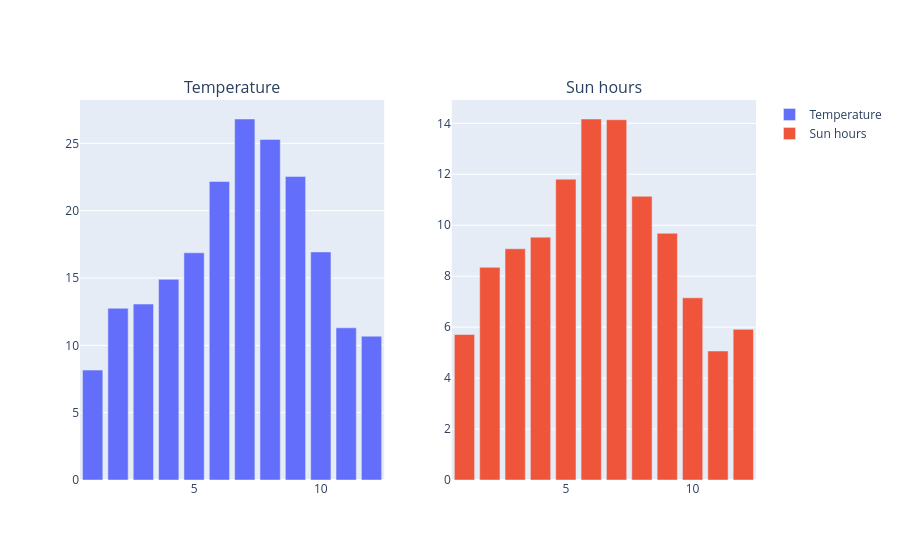

Notebook source saved alongside this figure:
### Code cell
# Your code here
import plotly.graph_objects as go
from plotly.subplots import make_subplots


fig = make_subplots(rows=1,cols=2, subplot_titles=("Temperature", "Sun hours"))

# TEMPERATURE bar chart
fig.add_trace(go.Bar(x=table["MONTH"], y=table["MAX_TEMPERATURE_C"],name="Temperature"),row=1, col=1)

fig.add_trace(go.Bar(x=table['MONTH'], y=table['SUNHOUR'],name="Sun hours"), row=1, col=2)


#fig = px.bar(table, x='MONTH', y='SUNHOUR')
fig.show()

### Figure 1 — Plotly figure (JSON) as saved in the notebook; plotly's stock layout.template omitted (floating-point values rounded to 4 significant figures)
{"data": [{"name": "Temperature", "type": "bar", "x": [1, 2, 3, 4, 5, 6, 7, 8, 9, 10, 11, 12], "xaxis": "x", "y": [8.161, 12.75, 13.06, 14.9, 16.87, 22.17, 26.81, 25.29, 22.53, 16.94, 11.3, 10.68], "yaxis": "y"}, {"name": "Sun hours", "type": "bar", "x": [1, 2, 3, 4, 5, 6, 7, 8, 9, 10, 11, 12], "xaxis": "x2", "y": [5.71, 8.346, 9.077, 9.533, 11.81, 14.17, 14.14, 11.14, 9.683, 7.152, 5.063, 5.913], "yaxis": "y2"}], "layout": {"annotations": [{"font": {"size": 16}, "showarrow": false, "text": "Temperature", "x": 0.225, "xanchor": "center", "xref": "paper", "y": 1, "yanchor": "bottom", "yref": "paper"}, {"font": {"size": 16}, "showarrow": false, "text": "Sun hours", "x": 0.775, "xanchor": "center", "xref": "paper", "y": 1, "yanchor": "bottom", "yref": "paper"}], "xaxis": {"anchor": "y", "domain": [0, 0.45]}, "xaxis2": {"anchor": "y2", "domain": [0.55, 1]}, "yaxis": {"anchor": "x", "domain": [0, 1]}, "yaxis2": {"anchor": "x2", "domain": [0, 1]}}}
